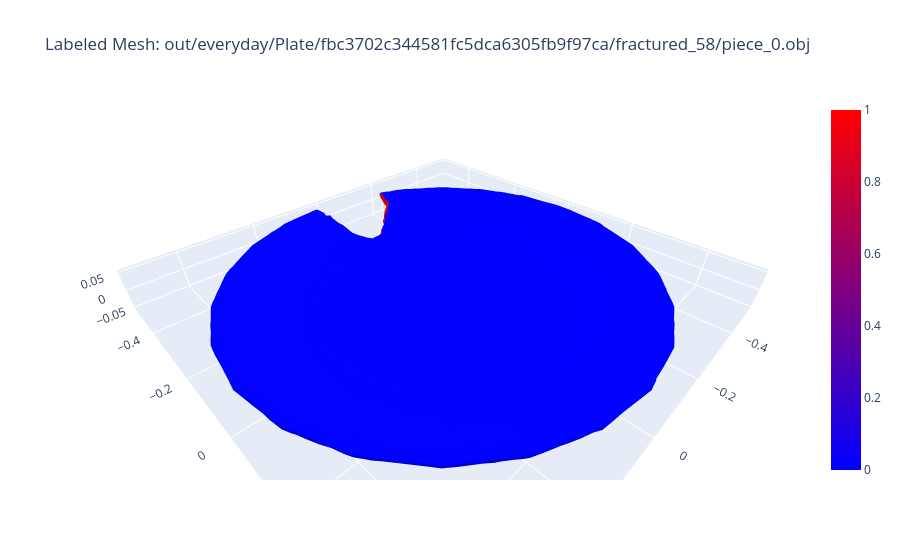

The notebook cell saved with this chart:
### Code cell
visualize_from_csv(
    csv_path="filtered_test.csv",
    index=100
)

### Figure 1 — Plotly figure (JSON) as saved in the notebook; plotly's stock layout.template omitted (floating-point values rounded to 4 significant figures; data arrays with more than 128 entries replaced by an {"elided": "..."} marker saying what was removed)
{"data": [{"colorscale": [[0, "blue"], [1, "red"]], "i": {"elided": "23782 int values"}, "intensity": {"elided": "23782 float values"}, "intensitymode": "cell", "j": {"elided": "23782 int values"}, "k": {"elided": "23782 int values"}, "opacity": 1, "showscale": true, "type": "mesh3d", "x": {"elided": "11893 float values"}, "y": {"elided": "11893 float values"}, "z": {"elided": "11893 float values"}}], "layout": {"scene": {"aspectmode": "data"}, "title": {"text": "Labeled Mesh: out/everyday/Plate/fbc3702c344581fc5dca6305fb9f97ca/fractured_58/piece_0.obj"}}}
